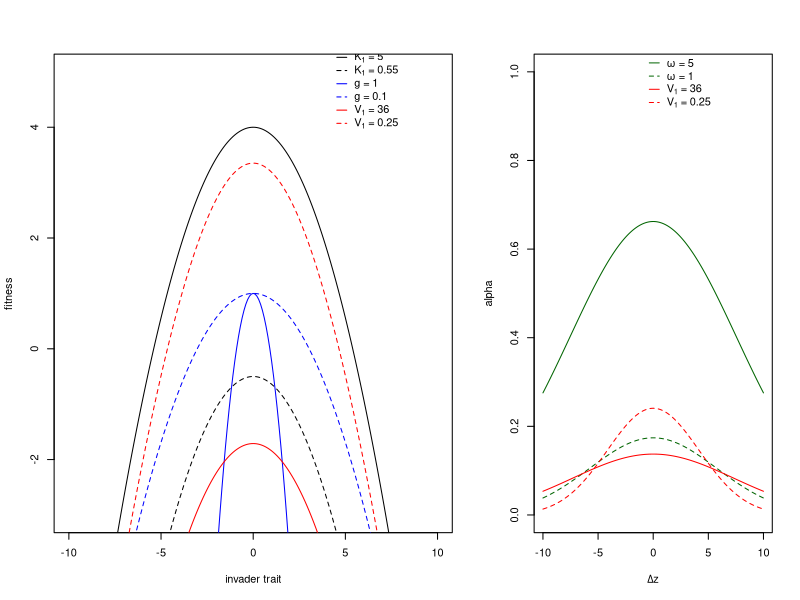

R code for this plot:
#Manuscript Figure 1 

# Define the function
r. <- function(z1, pars){
    # read in the parameters
    sigma1 <- pars$sigma1
    sigma2 <- pars$sigma2
    w <- pars$w
    K1 <- pars$K1
    K2 <- pars$K2
    theta1 <- pars$theta1
    theta2 <- pars$theta2

    # Calculations
    n.EQ1 <- 0 # We want this one to be zero
    n.EQ2 <- sqrt(1 + 2*sigma2^2/w^2)*(K2 - (1/theta2)*sigma2^2)
    Omega. <- sqrt(w^2 + sigma1^2 + sigma2^2) 

    dz <- z1-0
    b1 <- K1 - (z1^2 + sigma1^2)/theta1
    alpha1.0 <- 1*w/sqrt(sigma1^2+sigma1^2+w^2)
    alpha.inter <- exp(-dz^2/(2*(sigma1^2+sigma2^2+w^2)))*w/sqrt(sigma1^2+sigma2^2+w^2) 

    out. <- b1 - alpha1.0*n.EQ1 - alpha.inter*n.EQ2
    return(out.)
}


## Setting the parameters
w <- 1 ## competition width
theta1 <- 8 ## width of intrinsic growth function = 1/g
theta2 <- 8
K1 <- 2 #** increase K
K2 <- 1 ## vector of intrinsic growth potentials
sigma1 <- 4 ## vector of species trait standard deviations
sigma2 <- 4

z1. <- seq(-10, 10, by = 0.1)

#fitness function across z

#for high/low K
sigma1 < sqrt(5*theta1) #check species can persist alone
sigma2 < sqrt(K2*theta2)

pars.KH <- list(w = w, K1 = 5, K2 = K2, sigma1 = sigma1, sigma2 = sigma2, theta1 = theta1, theta2 = theta2)

pars.KL <- list(w = w, K1 = 0.5, K2 = K2, sigma1 = sigma1, sigma2 = sigma2, theta1 = theta1, theta2 = theta2)

#for high/low g = 1/theta
sigma1 < sqrt(K1*10) #check species can persist alone

pars.gH <- list(w = w, K1 = K1, K2 = K2, sigma1 = sigma1, sigma2 = sigma2, theta1 = 1, theta2 = 1)

pars.gL <- list(w = w, K1 = K1, K2 = K2, sigma1 = sigma1, sigma2 = sigma2, theta1 = 10, theta2 = 10)

#for high/low V = sigma^2
pars.VH <- list(w = w, K1 = K1, K2 = K2, sigma1 = 6, sigma2 = sigma2, theta1 = theta1, theta2 = theta2)

pars.VL <- list(w = w, K1 = K1, K2 = K2, sigma1 = 0.5, sigma2 = sigma2, theta1 = theta1, theta2 = theta2)



#alpha function across z

# Define the function
a. <- function(z1, pars){
    # read in the parameters
    sigma1 <- pars$sigma1
    sigma2 <- pars$sigma2
    w <- pars$w
    K1 <- pars$K1
    K2 <- pars$K2
    theta1 <- pars$theta1
    theta2 <- pars$theta2

    # Calculations
    n.EQ1 <- 0 # We want this one to be zero
    n.EQ2 <- sqrt(1 + 2*sigma2^2/w^2)*(K2 - (1/theta2)*sigma2^2)
    Omega. <- sqrt(w^2 + sigma1^2 + sigma2^2) 

    dz <- z1-0
    b1 <- K1 - (z1^2 + sigma1^2)/theta1
    alpha1.0 <- 1*w/sqrt(sigma1^2+sigma1^2+w^2)
    alpha.inter <- exp(-dz^2/(2*(sigma1^2+sigma2^2+w^2)))*w/sqrt(sigma1^2+sigma2^2+w^2)
    return(alpha.inter)
}

#for high/low w
pars.wH <- list(w = 5, K1 = K1, K2 = K2, sigma1 = sigma1, sigma2 = sigma2, theta1 = theta1, theta2 = theta2)

pars.wL <- list(w = 1, K1 = K1, K2 = K2, sigma1 = sigma1, sigma2 = sigma2, theta1 = theta1, theta2 = theta2)

#for high/low V = sigma^2
6 < sqrt(K1*theta1) #check species can persist alone

pars.V1H <- list(w = w, K1 = K1, K2 = K2, sigma1 = 6, sigma2 = sigma2, theta1 = theta1, theta2 = theta2)

pars.V1L <- list(w = w, K1 = K1, K2 = K2, sigma1 = 0.5, sigma2 = sigma2, theta1 = theta1, theta2 = theta2)

### create figure ####
par(mfrow=c(1, 2), mar=c(4,4,2,0), oma=c(1,1,1,1))
pdf(file="Fitness_2_panel.pdf", width=5.5, height=3.5)
layout(matrix(c(1, 1, 1, 2, 2), ncol=5, byrow=TRUE))
plot(z1.,r.(z1 = z1., pars.KH), type = 'l', xlab="invader trait", ylab="fitness", ylim=c(-3,5))
lines(z1.,r.(z1 = z1., pars.KL), type = 'l',lty ="dashed")
legend(x=4, y=5.5, legend=c(expression(paste(K[1], " = 5")), expression(paste(K[1], " = 0.55")),"g = 1", "g = 0.1",expression(paste(V[1], " = 36")), expression(paste(V[1], " = 0.25"))), col=c("black", "black","blue", "blue", "red", "red"), lty=c(1,2), bty="n",seg.len=1, y.intersp=1, x.intersp=0.75)
lines(z1.,r.(z1 = z1., pars.gH), type = 'l', col="blue")
lines(z1.,r.(z1 = z1., pars.gL), type = 'l', lty ="dashed", col="blue")
lines(z1.,r.(z1 = z1., pars.VH), type = 'l', col = "red")
lines(z1.,r.(z1 = z1., pars.VL), type = 'l', lty ="dashed", col="red")

#alpha panel
plot(z1.,a.(z1 = z1., pars.wH), type = 'l', xlab=expression(paste(Delta, "z")), ylab="alpha", ylim=c(0,1), col="dark green")
lines(z1.,a.(z1 = z1., pars.wL), type = 'l',col="dark green", lty="dashed")
legend(x=-1.25, y=1.05, legend=c(expression(paste(omega," = 5")), expression(paste(omega," = 1")), expression(paste(V[1], " = 36")), expression(paste(V[1], " = 0.25"))), col=c("dark green", "dark green","red", "red"), lty=c(1,2), bty="n",seg.len=1, y.intersp=1, x.intersp=0.75)
lines(z1.,a.(z1 = z1., pars.V1H), type = 'l', ylab="", ylim=c(0,1),col="red")
lines(z1.,a.(z1 = z1., pars.V1L), type = 'l',col="red", lty = "dashed")
dev.off()
